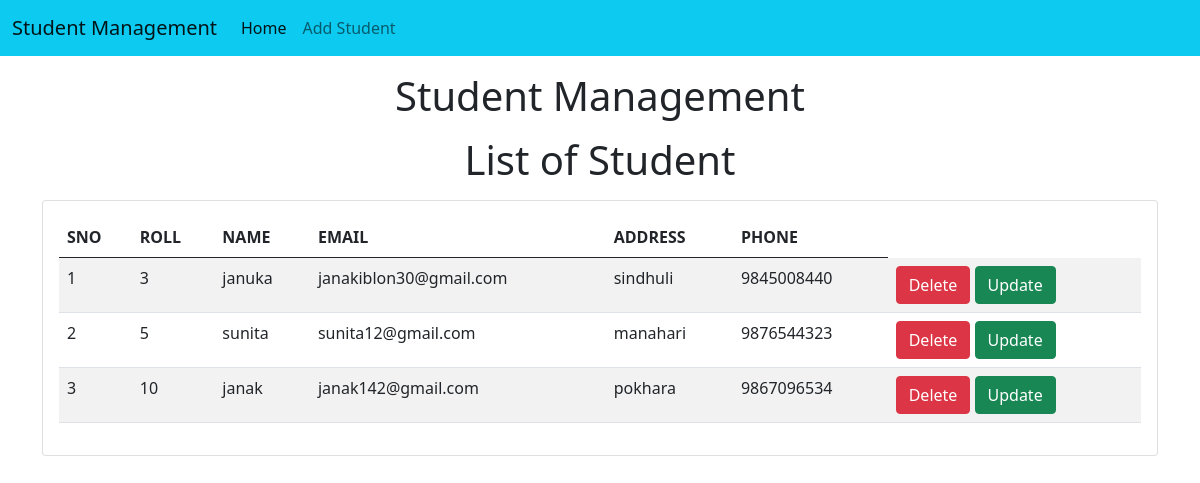
/std/, run on the app's committed database.
### std/models.py (models this page shows)
class Student(models.Model):
    roll=models.CharField(max_length=100)
    name=models.CharField(max_length=100)
    email=models.CharField(max_length=150)
    address=models.CharField(max_length=200)
    phone=models.CharField(max_length=10)

### std/views.py (the view)
# urls.py: path("",home),
def home(request):
    std=Student.objects.all()
    return render(request,"std/home.html", {'std':std})

### std/templates/std/home.html (shortened to what this page needs)
<!doctype html>
<html lang="en">
  <head>
    <link href="https://cdn.jsdelivr.net/npm/bootstrap@5.0.2/dist/css/bootstrap.min.css" rel="stylesheet">
  </head>
  <body>
    {% include 'std/navbar.html' %}
    <h1 class="text-center my-3">Student Management</h1>
    <h1 class="text-center my-3">List of Student</h1>
    <div class="container">
      <div class="row">
        <div class="col-md-12">
          <div class="card">
            <div class ="card-body">
              <table class="table table-striped">
                <thead>
                  <tr>
                    <th>SNO</th>
                    <th>ROLL</th>
                    <th>NAME</th>
                    <th>EMAIL</th>
                    <th>ADDRESS</th>
                    <th>PHONE</th>
                  </tr>
                </thead>
                <tbody>
                  {% for s in std %}
                  <tr>
                    <td>{{forloop.counter}}</td>
                    <td>{{s.roll}}</td>
                    <td>{{s.name}}</td>
                    <td>{{s.email}}</td>
                    <td>{{s.address}}</td>
                    <td>{{s.phone}}</td>
                    <td>
                      <a href="/std/delete-std/{{s.id}}" class="btn btn-danger md-sm">Delete</a>
                      <a href="/std/update-std/{{s.id}}" class="btn btn-success md-sm">Update</a>
                    </td>
                  </tr>
                  {% endfor %}
                </tbody>
              </table>
            </div>
          </div>
        </div>
      </div>
    </div>
  </body>
</html>

### std/templates/std/navbar.html (shortened to what this page needs)
<nav class="navbar navbar-expand-lg navbar-light bg-info">
    <div class="container-fluid">
      <a class="navbar-brand" href="/std/home/">Student Management</a>
      <div class="collapse navbar-collapse" id="navbarSupportedContent">
        <ul class="navbar-nav me-auto mb-2 mb-lg-0">
          <li class="nav-item">
            <a class="nav-link active" aria-current="page" href="#">Home</a>
          </li>
          <li class="nav-item">
            <a class="nav-link" href="/std/add_std/">Add Student</a>
          </li>
      </div>
    </div>
  </nav>

### data on the page
Student: roll "3", name "januka", email "janakiblon30@gmail.com", address "sindhuli", phone "9845008440"
Student: roll "5", name "sunita", email "sunita12@gmail.com", address "manahari", phone "9876544323"
Student: roll "10", name "janak", email "janak142@gmail.com", address "pokhara", phone "9867096534"
